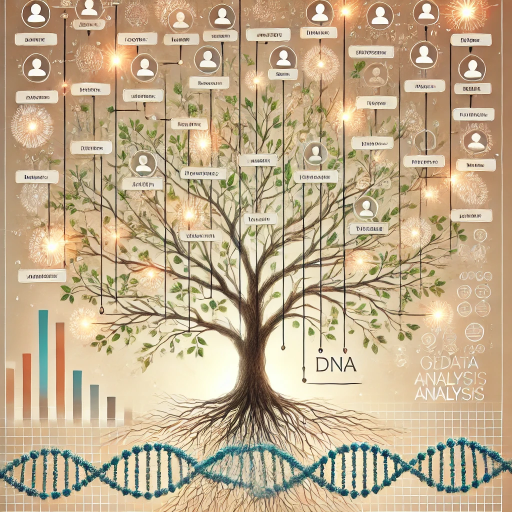
#> input picture imagens/capa_fbc_tree.webp, 1024 x 1024 px (shown at 1/2 size)
$ python -i FBC_Tree.py   (imports and definitions only)
#> lines starting #> are read from the running program, lines starting #| are printed output that depends on the picture
import streamlit as st
from PIL import Image
import base64
import pandas as pd
from io import BytesIO  # Import necessário para BytesIO

# Configuração da página
# [41 lines not run here, left out]

# Função para redimensionar a imagem e convertê-la para base64
def redimensionar_e_converter_para_base64(caminho, largura=None, altura=None):
#> called with caminho = 'imagens/capa_fbc_tree.webp', largura = 600, altura = 400
    try:
        imagem = Image.open(caminho)
#> imagem is the input picture: PIL image 1024x1024 RGB; mean R, G, B 193.6, 172.8, 141.4
        if largura and altura:
            imagem = imagem.resize((largura, altura))
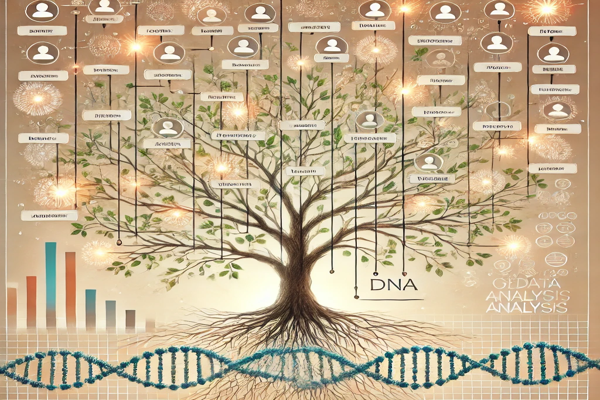
#> imagem: PIL image 600x400 RGB; mean R, G, B 193.6, 172.8, 141.4
        elif largura:
            proporcao = largura / imagem.width
            nova_altura = int(imagem.height * proporcao)
            imagem = imagem.resize((largura, nova_altura))
        elif altura:
            proporcao = altura / imagem.height
            nova_largura = int(imagem.width * proporcao)
            imagem = imagem.resize((nova_largura, altura))

        # Converter a imagem para base64
        buffer = BytesIO()
        imagem.save(buffer, format="PNG")
        buffer.seek(0)
        img_base64 = base64.b64encode(buffer.getvalue()).decode("utf-8")
        return img_base64
    except FileNotFoundError:
        st.error("Imagem não encontrada. Certifique-se de que o caminho está correto.")
        return None

# Tentar redimensionar, converter e exibir a imagem
caminho_imagem = "imagens/capa_fbc_tree.webp"
largura_desejada = 600  # Ajuste a largura desejada
altura_desejada = 400  # Ajuste a altura desejada

imagem_base64 = redimensionar_e_converter_para_base64(caminho_imagem, largura=largura_desejada, altura=altura_desejada)

# [7 lines not run here, left out]

# Função para carregar os dados
def carregar_dados(caminho):
    try:
        df = pd.read_excel(caminho)
        df = df.loc[:, ~df.columns.str.contains("^Unnamed")]  # Remove colunas sem nome
        if "ID" in df.columns:
            df["ID"] = pd.to_numeric(df["ID"], errors="coerce", downcast="integer")  # Converte ID para inteiro
            df = df.set_index("ID")  # Define ID como índice
        return df
    except FileNotFoundError:
        st.error(f"Arquivo não encontrado: {caminho}")
        return None

# Carregar dados na sessão
# [2 lines that did not run here, left out]

# [4 lines not run here, left out]

# Adicionar um rodapé
footer = """
<style>
footer {
    visibility: hidden;
}
.custom-footer {
    position: fixed;
    bottom: 0;
    left: 0;
    width: 100%;
    background-color: #161B22;
    color: white;
    text-align: center;
    padding: 10px 0;
    font-size: 12px;
    border-top: 1px solid #ffffff;
}
</style>
<div class="custom-footer">
    Desenvolvido por Fernando Chagas | © 2024 FBC Tree
</div>
"""
# [1 line not run here, left out]

>>> result = redimensionar_e_converter_para_base64('imagens/capa_fbc_tree.webp')
